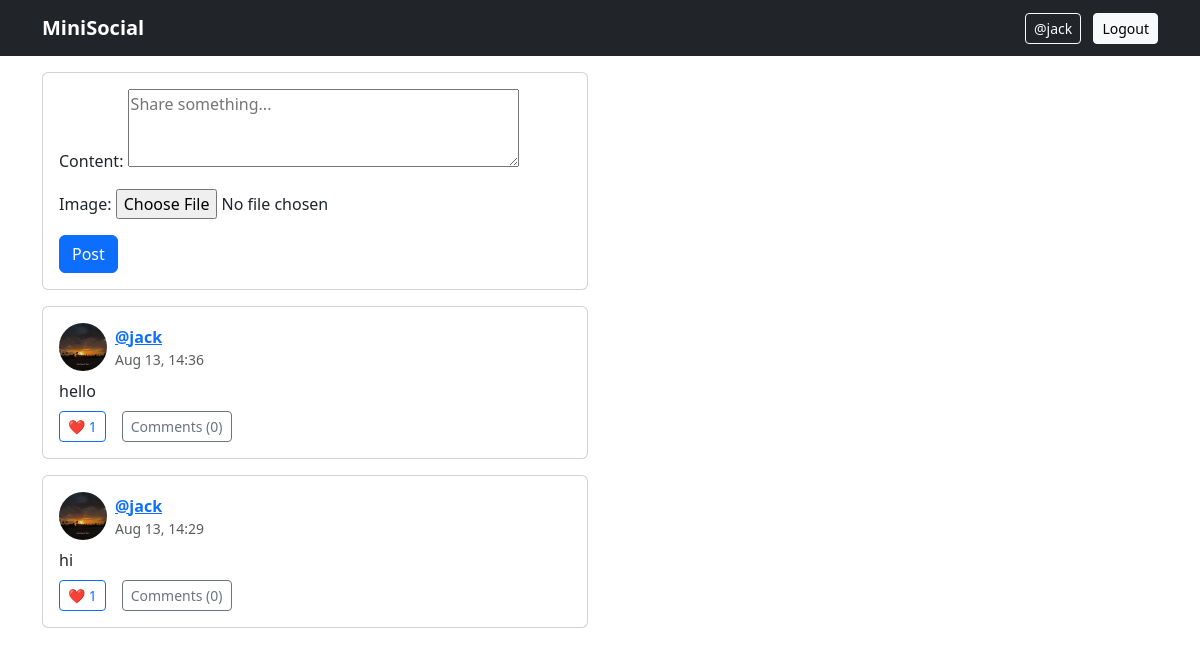
Screenshot of / (signed in) with the database file from the repository.
### network/models.py (models this page shows, shortened)
class Post(models.Model):
    author = models.ForeignKey(User, on_delete=models.CASCADE, related_name='posts')
    content = models.TextField(max_length=1000)
    image = models.ImageField(upload_to='posts', blank=True, null=True)
    created = models.DateTimeField(default=timezone.now)
    class Meta:
        ordering = ['-created']
    def get_absolute_url(self):
        return reverse('post_detail', args=[self.pk])

class Profile(models.Model):
    user = models.OneToOneField(User, on_delete=models.CASCADE, related_name='profile')
    bio = models.CharField(max_length=160, blank=True)
    avatar = models.ImageField(upload_to=user_avatar_path, blank=True, null=True)

### network/views.py (the view)
# urls.py: path('', views.feed_view, name='feed'),
@login_required
def feed_view(request):
    following_ids = list(Follow.objects.filter(follower=request.user).values_list('following_id', flat=True))
    qs = Post.objects.filter(author_id__in=following_ids + [request.user.id])
    form = PostForm()
    return render(request, 'network/feed.html', {'posts': qs.select_related('author'), 'form': form})

### network/forms.py
class PostForm(forms.ModelForm):
    class Meta:
        model = Post
        fields = ('content', 'image')
        widgets = {
            'content': forms.Textarea(attrs={'rows':3, 'placeholder': 'Share something...'})
        }

### network/templates/network/feed.html (shortened to what this page needs)
{% extends 'base.html' %}
{% block content %}
<div class="row">
  <div class="col-lg-6">
    {% if user.is_authenticated %}
    <div class="card mb-3">
      <div class="card-body">
        <form method="post" enctype="multipart/form-data" action="{% url 'post_create' %}">{% csrf_token %}
          {{ form.as_p }}
          <button class="btn btn-primary">Post</button>
        </form>
      </div>
    </div>
    {% endif %}
    {% for post in posts %}
      {% include 'network/partials/post_card.html' with post=post %}
    {% empty %}
      <p class="text-muted">No posts yet. Follow someone or write your first post!</p>
    {% endfor %}
  </div>
</div>
{% endblock %}

### templates/base.html (shortened to what this page needs)
{% load static %}
<!DOCTYPE html>
<html lang="en">
<head>
  <link href="https://cdn.jsdelivr.net/npm/bootstrap@5.3.3/dist/css/bootstrap.min.css" rel="stylesheet">
  <link rel="stylesheet" href="{% static 'network/css/styles.css' %}">
</head>
<body>
<nav class="navbar navbar-expand-lg navbar-dark bg-dark mb-3">
  <div class="container">
    <a class="navbar-brand fw-semibold" href="{% url 'feed' %}">MiniSocial</a>
    <div>
      {% if user.is_authenticated %}
        <a class="btn btn-outline-light btn-sm" href="{% url 'profile' user.username %}">@{{ user.username }}</a>
        <a class="btn btn-light btn-sm ms-2" href="{% url 'logout' %}">Logout</a>
      {% else %}
        <a class="btn btn-light btn-sm" href="{% url 'login' %}">Login</a>
        <a class="btn btn-primary btn-sm ms-2" href="{% url 'signup' %}">Sign up</a>
      {% endif %}
    </div>
  </div>
</nav>
<main class="container">
  {% block content %}{% endblock %}
</main>
</body>
</html>

### network/templates/network/partials/post_card.html (shortened to what this page needs)
{% load static %}
<div class="card mb-3 post-card" data-post-id="{{ post.id }}">
  <div class="card-body">
    <div class="d-flex align-items-center mb-2">
      {% if post.author.profile.avatar %}
          <img class="avatar me-2" src="{{ post.author.profile.avatar.url }}" alt="avatar">
      {% else %}
          <img class="avatar me-2" src="{% static 'network/img/default-avatar.png' %}" alt="avatar">
      {% endif %}
      <div>
        <a href="{% url 'profile' post.author.username %}" class="fw-semibold">@{{ post.author.username }}</a>
        <div class="small text-muted">{{ post.created|date:"M j, H:i" }}</div>
      </div>
    </div>
    <p class="mb-2">{{ post.content }}</p>
    <div class="d-flex align-items-center gap-3">
      <button class="btn btn-sm btn-outline-primary like-btn" data-url="{% url 'like_toggle' post.pk %}">
        ❤️ <span class="like-count">{{ post.likes.count }}</span>
      </button>
      <a class="btn btn-sm btn-outline-secondary" href="{{ post.get_absolute_url }}">Comments ({{ post.comments.count }})</a>
    </div>
  </div>
</div>

### static/network/css/styles.css (style rules this page uses)
.avatar { width:48px;height:48px;border-radius:50%;object-fit:cover }
.post-card img { max-height:480px;object-fit:cover }

### rows the page displays
Post: author.profile.avatar (picture), author.username "jack", created "Aug 13, 14:36", content "hello", likes.count "1", comments.count "0"
Post: author.profile.avatar (picture), author.username "jack", created "Aug 13, 14:29", content "hi", likes.count "1", comments.count "0"

### other values shown
{{ user.username }} "jack"
